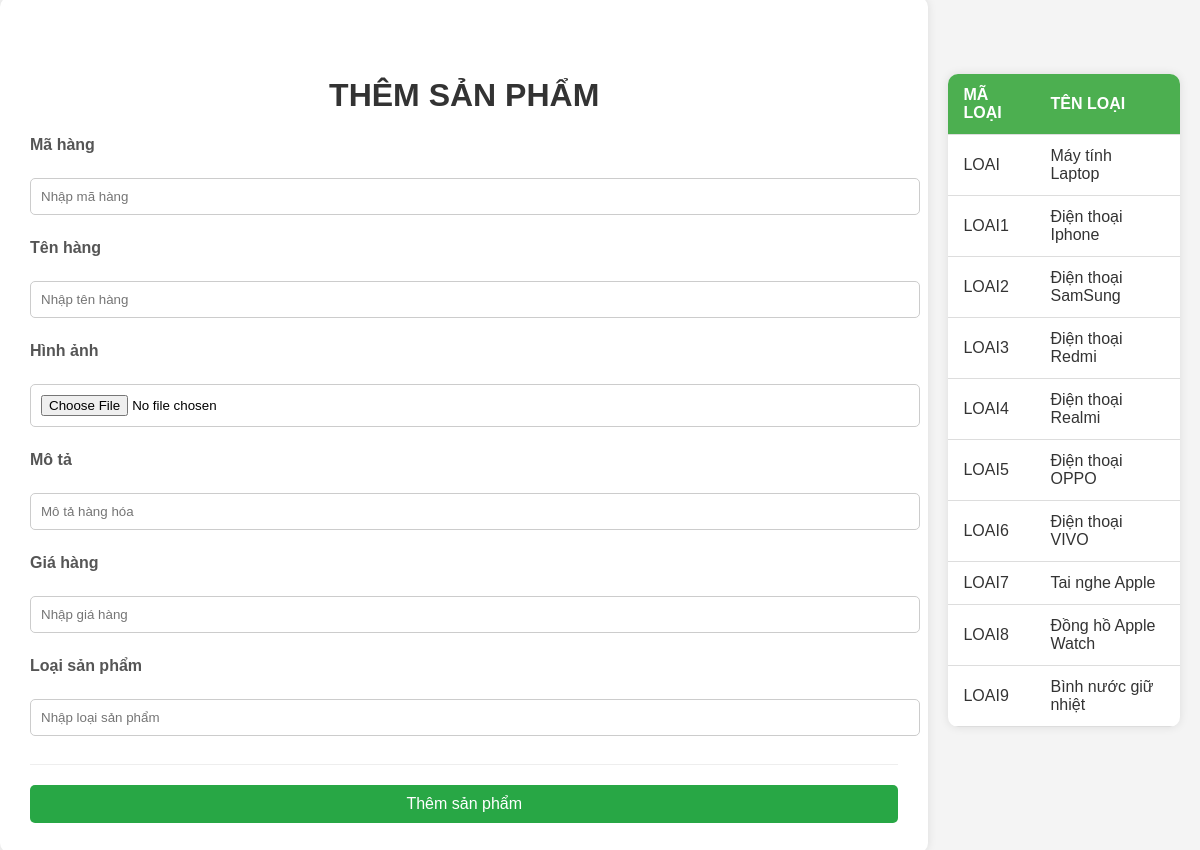
Screenshot of /them.php with the database file from the repository.
### tables this page shows
CREATE TABLE `loaisp` (
  `Maloai` varchar(5) NOT NULL,
  `Tenloai` varchar(50) NOT NULL,
  `Mota` varchar(100) NOT NULL
);

### them.php (the view, shortened to what this page needs)
<!DOCTYPE html>
<html lang="en">
<head>
    <link rel = "stylesheet" href = "stylethem.css">
</head>
<?php
    include "connect.php";
?>
<body>
    <form action="them.php" method="POST" enctype="multipart/form-data">
        <h1>THÊM SẢN PHẨM</h1>
        <p>Mã hàng</p>
        <input type="text" name="ID" placeholder="Nhập mã hàng">
        <p>Tên hàng</p>
        <input type="text" name="name" placeholder="Nhập tên hàng">
        <p>Hình ảnh</p>
        <input type="file" name="img">
        <p>Mô tả</p>
        <input type="text" name="des" placeholder="Mô tả hàng hóa">
        <p>Giá hàng</p>
        <input type="text" name="price" placeholder="Nhập giá hàng">
        <p>Loại sản phẩm</p>
        <input type="text" name="cate" placeholder="Nhập loại sản phẩm">
        <hr>
        <button type="submit" name="btn">Thêm sản phẩm</button>
    </form>
        <table>
                <thead>
                    <th>Mã loại </th>
                    <th>Tên loại </th>
                </thead>
                <tbody>
                    <?php
                    $sql = "SELECT * from loaisp";
                    $result = mysqli_query($con, $sql);
                    while($row = mysqli_fetch_array($result)){
                    ?>
                    <td><?php echo $row['Maloai']?></td>
                    <td><?php echo $row['Tenloai']?></td>
                </tbody>
                <?php
                    }
                ?>
        </table>
</body>
</html>

### stylethem.css (style rules this page uses)
body { font-family: Arial, sans-serif; background-color: #f4f4f4; display: flex; justify-content: center; align-items: center; height: 100vh; margin: 0; }
form { background-color: #fff; padding: 30px; border-radius: 10px; box-shadow: 0 0 10px rgba(0, 0, 0, 0.1); width: 900px; margin-top: 50px; }
h1 { margin-top: 50px; text-align: center; color: #333; }
p { font-weight: bold; color: #555; }
input[type="text"], input[type="file"] { width: 100%; padding: 10px; margin: 8px 0; border: 1px solid #ccc; border-radius: 5px; }
button { width: 100%; padding: 10px; background-color: #28a745; color: #fff; border: none; border-radius: 5px; cursor: pointer; font-size: 16px; }
hr { margin: 20px 0; border: none; border-top: 1px solid #eee; }
table { border-collapse: collapse; width: 20%; background-color: #fff; box-shadow: 0 0 10px rgba(0, 0, 0, 0.1); margin: 20px; border-radius: 10px; overflow: hidden; }
thead { background-color: #4CAF50; color: white; font-weight: bold; }
th, td { padding: 12px 15px; text-align: left; border-bottom: 1px solid #ddd; }
td { color: #333; }
th { text-transform: uppercase; }

### rows the page displays
loaisp: Maloai "LOAI", Tenloai "Máy tính Laptop"
loaisp: Maloai "LOAI1", Tenloai "Điện thoại Iphone"
loaisp: Maloai "LOAI2", Tenloai "Điện thoại SamSung"
loaisp: Maloai "LOAI3", Tenloai "Điện thoại Redmi"
loaisp: Maloai "LOAI4", Tenloai "Điện thoại Realmi"
loaisp: Maloai "LOAI5", Tenloai "Điện thoại OPPO"
loaisp: Maloai "LOAI6", Tenloai "Điện thoại VIVO"
loaisp: Maloai "LOAI7", Tenloai "Tai nghe Apple"
loaisp: Maloai "LOAI8", Tenloai "Đồng hồ Apple Watch"
loaisp: Maloai "LOAI9", Tenloai "Bình nước giữ nhiệt"
